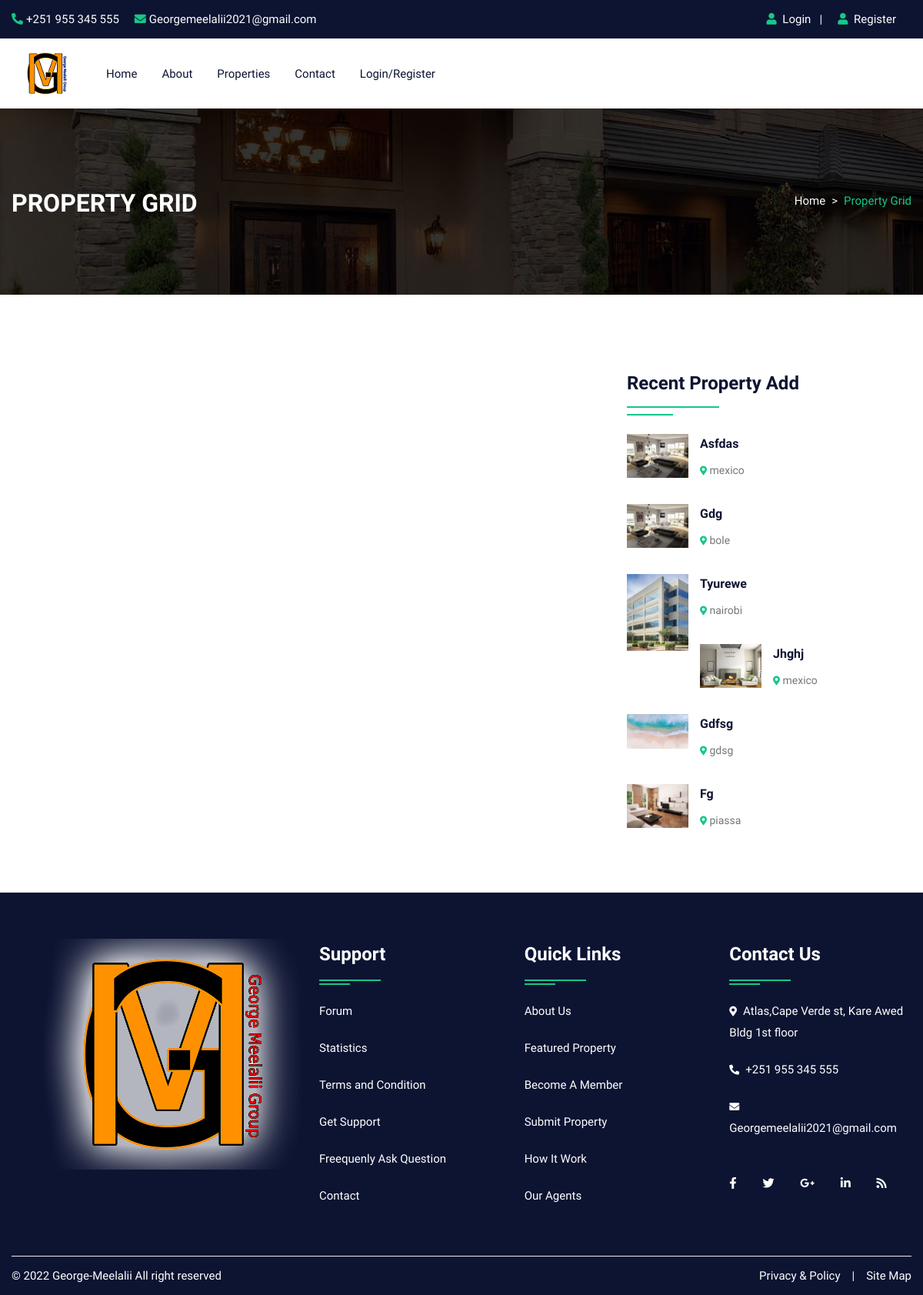
The page /propertygrid.php on the database its author committed.
### tables this page shows
CREATE TABLE `property` (
  `pid` int(50) NOT NULL,
  `title` varchar(100) NOT NULL,
  `pcontent` longtext NOT NULL,
  `type` varchar(100) NOT NULL,
  `bhk` varchar(50) NOT NULL,
  `stype` varchar(100) NOT NULL,
  `bedroom` int(50) NOT NULL,
  `bathroom` int(50) NOT NULL,
  `balcony` int(50) NOT NULL,
  `kitchen` int(50) NOT NULL,
  `hall` int(50) NOT NULL,
  `floor` varchar(50) NOT NULL,
  `size` int(50) NOT NULL,
  `price` int(50) NOT NULL,
  `location` varchar(200) NOT NULL,
  `city` varchar(100) NOT NULL,
  `state` varchar(100) NOT NULL,
  `feature` longtext NOT NULL,
  `pimage` varchar(300) NOT NULL,
  `pimage1` varchar(300) NOT NULL,
  `pimage2` varchar(300) NOT NULL,
  `pimage3` varchar(300) NOT NULL,
  `pimage4` varchar(300) NOT NULL,
  `uid` int(50) NOT NULL,
  `status` varchar(50) NOT NULL,
  `mapimage` varchar(300) NOT NULL,
  `topmapimage` varchar(300) NOT NULL,
  `groundmapimage` varchar(300) NOT NULL,
  `totalfloor` varchar(50) NOT NULL,
  `date` datetime NOT NULL,
  `request` varchar(100) NOT NULL
);

### propertygrid.php (the view, shortened to what this page needs)
<!DOCTYPE html>
<html lang="en">
<head>
<link rel="stylesheet" type="text/css" href="css/bootstrap.min.css">
<link rel="stylesheet" type="text/css" href="css/bootstrap-slider.css">
<link rel="stylesheet" type="text/css" href="css/jquery-ui.css">
<link rel="stylesheet" type="text/css" href="css/layerslider.css">
<link rel="stylesheet" type="text/css" href="css/color.css" id="color-change">
<link rel="stylesheet" type="text/css" href="css/owl.carousel.min.css">
<link rel="stylesheet" type="text/css" href="css/font-awesome.min.css">
<link rel="stylesheet" type="text/css" href="fonts/flaticon/flaticon.css">
<link rel="stylesheet" type="text/css" href="css/style.css">
</head>
<body>
<div id="page-wrapper">
    <div class="row">
		<?php include("include/header.php");?>
        <div class="banner-full-row page-banner" style="background-image:url('images/breadcromb.jpg');">
            <div class="container">
                <div class="row">
                    <div class="col-md-6">
                        <h2 class="page-name float-left text-white text-uppercase mt-1 mb-0"><b>Property Grid</b></h2>
                    </div>
                    <div class="col-md-6">
                        <nav aria-label="breadcrumb" class="float-left float-md-right">
                            <ol class="breadcrumb bg-transparent m-0 p-0">
                                <li class="breadcrumb-item text-white"><a href="#">Home</a></li>
                                <li class="breadcrumb-item active">Property Grid</li>
                            </ol>
                        </nav>
                    </div>
                </div>
            </div>
        </div>
        <div class="full-row">
            <div class="container">
                <div class="row">
					<div class="col-lg-8">
                    </div>
                    <div class="col-lg-4">
                        <div class="sidebar-widget mt-5">
                            <h4 class="double-down-line-left text-secondary position-relative pb-4 mb-4">Recent Property Add</h4>
                            <ul class="property_list_widget">
								<?php
								$query=mysqli_query($con,"SELECT * FROM `property` ORDER BY date DESC LIMIT 6");
										while($row=mysqli_fetch_array($query))
										{
								?>
                                <li> <img src="admin/property/<?php echo $row['18'];?>" alt="pimage">
                                    <h6 class="text-secondary hover-text-primary text-capitalize"><a href="propertydetail.php?pid=<?php echo $row['0'];?>"><?php echo $row['1'];?></a></h6>
                                    <span class="font-14"><i class="fas fa-map-marker-alt icon-primary icon-small"></i> <?php echo $row['14'];?></span>
                                </li>
                                <?php } ?>
                            </ul>
                        </div>
                    </div>
                </div>
            </div>
        </div>
		<?php include("include/footer.php");?>
    </div>
</div>
</body>
</html>

### css/color.css (style rules this page uses)
:root { --theme-ordinary-color: #74777b; }
:root { --theme-primary-color: #17c788; }
:root { --theme-secondary-color: #0d1432; }
:root { --theme-white-color: #fff; }
:root { --theme-light-color: #f8f8f8; }
:root { --theme-gray-color: #f5f5f5; }
:root { --theme-footer-color: #091b4b; }
:root { --theme-dark-color: #091b4b; }
:root { --text-light-color: #a3a7af; }
:root { --theme-primary-opacity-color: rgba(11, 191, 141, .8); }
:root { --theme-secondary-opacity-color: rgba(13,20,50,0.7); }
:root { --theme-white-opacity-color: rgba(255, 255, 255, 0.3); }
:root { --theme-dark-opacity-color: rgba(0, 0, 0, 0.5); }
:root { --theme-ordinary-font: 'Muli', sans-serif; }
:root { --theme-highlight-font: 'Comfortaa', cursive; }

### rows shown on the page
property: pimage (picture), title "Asfdas", location "mexico"
property: pimage (picture), title "Gdg", location "bole"
property: pimage (picture), title "Tyurewe", location "nairobi"
property: pimage (picture), title "Jhghj", location "mexico"
property: pimage (picture), title "Gdfsg", location "gdsg"
property: pimage (picture), title "Fg", location "piassa"
